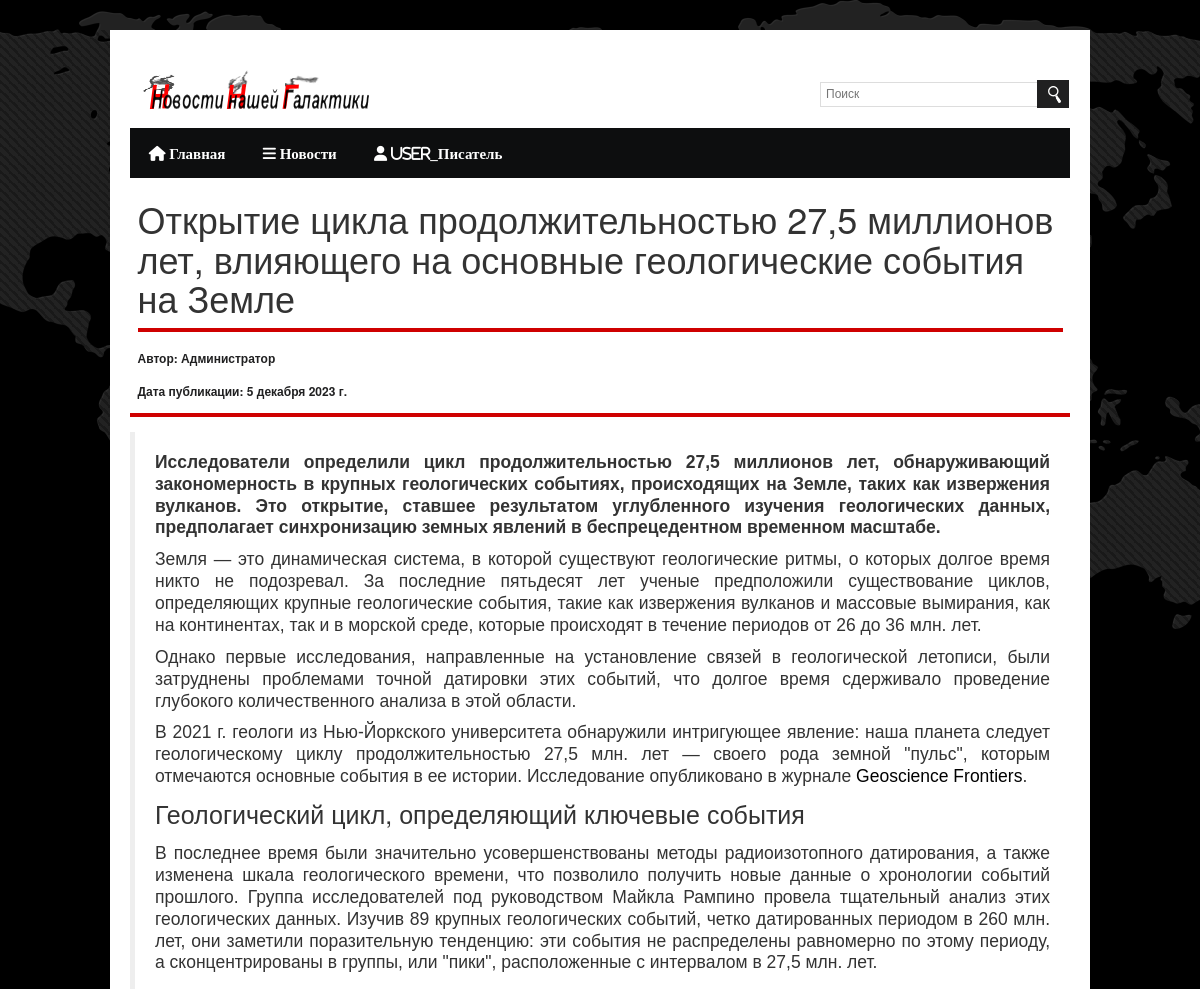
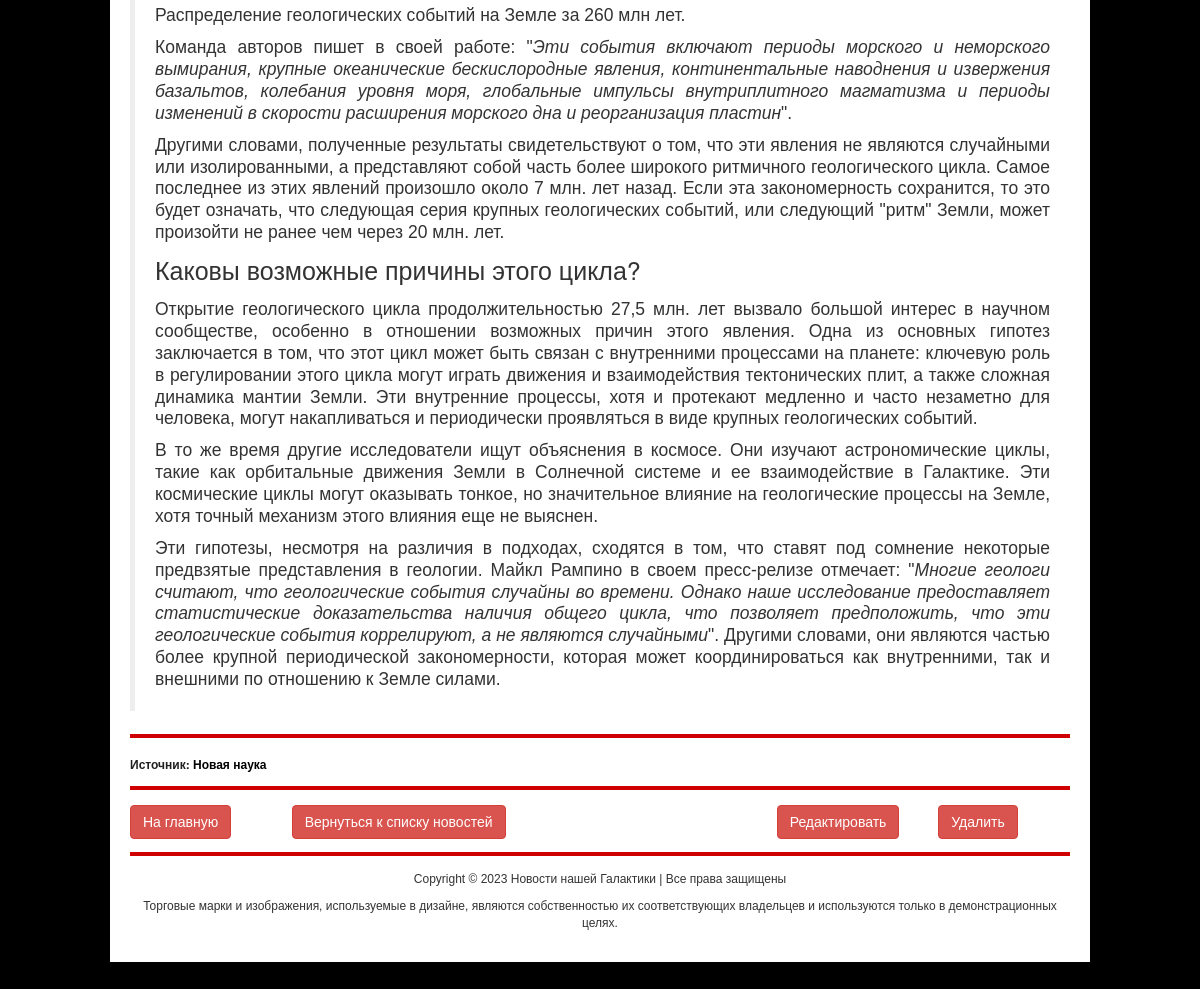
The page /news/2 (signed in) on the database its author committed (2 pictures, top to bottom).
### users/models.py (models this page shows, shortened)
class Account(models.Model):
    gender_choices = (('М', 'Мужской'),
                      ('Ж', 'Женский'),
                      ('N/A', 'Не определен'))
    user = models.OneToOneField(User, on_delete=models.CASCADE,
                                primary_key=True, verbose_name='Пользователь')
    nickname = models.CharField(max_length=100, verbose_name='Имя автора (псевдоним)')
    birthdate = models.DateField(null=True, verbose_name='День рождения')
    gender = models.CharField(choices=gender_choices, max_length=20, verbose_name='Пол')
    account_image = models.ImageField(default='default.jpg',
                                      upload_to='account_images', verbose_name='Фото аккаунта')
    class Meta:
        ordering = ['user','gender']
        verbose_name = 'Аккаунт'
        verbose_name_plural = 'Аккаунты'

### news/models.py (models this page shows, shortened)
class Article(models.Model):
    categories = (('АН', 'Астрономия'),
                  ('К', 'Космонавтика'),
                  ('АФ', 'Астрофизика'),
                  ('Г', 'Геология'))
    author = models.ForeignKey(User, on_delete=models.SET_NULL, null=True, verbose_name='Автор')
    title = models.CharField('Название новости', max_length=150, default='', null=False)
    anouncement = models.TextField('Аннотация', max_length=1250, null=False)
    source = models.URLField('Источник', null=True)
    sourcename = models.CharField('Название источника', max_length=150, null=False)
    text = models.TextField('Текст новости', null=False)
    date = models.DateTimeField('Дата публикации', auto_created=True)
    categories=models.CharField(choices=categories, max_length=20, verbose_name='Категории', null=False)
    tags = models.ManyToManyField(to=Tag, blank=True)
    status = models.BooleanField(default=False, verbose_name='Опубликовано')
    objects = models.Manager()
    published = PublishedToday()
    class Meta:
        ordering = ['title','date']
        verbose_name = 'Новость'
        verbose_name_plural = 'Новости'

### news/views.py (the view)
# urls.py: path('<int:pk>', views.ArticleDetailView.as_view(), name='news_detail'),
class ArticleDetailView(DetailView):
    model = Article
    template_name = 'news/news_detail.html'
    context_object_name = 'news'
    def get_context_data(self, **kwargs):
        context = super().get_context_data(**kwargs)
        current_object = self.object
        images = Image.objects.filter(article=current_object)
        context['images'] = images
        return context

### news/templates/news/news_detail.html (shortened to what this page needs)
<!DOCTYPE html PUBLIC "-//W3C//DTD XHTML 1.0 Transitional//EN"
        "http://www.w3.org/TR/xhtml1/DTD/xhtml1-transitional.dtd">
{% load static %}
{% load bootstrap5 %}
<html xmlns="http://www.w3.org/1999/xhtml">
<html lang="ru">
<head>
    {%bootstrap_css%}
    <link rel="stylesheet" type="text/css" href="{% static 'main/' %}assets/font/font-awesome.min.css"/>
    <link rel="stylesheet" type="text/css" href="{% static 'main/' %}assets/font/font.css"/>
    <link rel="stylesheet" type="text/css" href="{% static 'main/' %}assets/css/bootstrap.min.css" media="screen"/>
    <link rel="stylesheet" type="text/css" href="{% static 'main/' %}assets/css/style.css" media="screen"/>
    <link rel="stylesheet" type="text/css" href="{% static 'main/' %}assets/css/responsive.css" media="screen"/>
    <link rel="stylesheet" type="text/css" href="{% static 'main/' %}assets/css/jquery.bxslider.css" media="screen"/>
</head>
<body>
<div class="body_wrapper">
    <div class="center">
        {% block header %} {% include 'main/header.html' %} {% endblock %}
        <div class="container-fluid">
        <h1>{{ news.title }}</h1>
        <h6 class="title"></h6>
        <h3>Автор: {{ news.author.account.nickname }}</h3>
        <h3>Дата публикации: {{ news.date.date }}</h3><br>
        </div>
        <h6 class="title"></h6>
        <blockquote class="blockquote">
            <p align="justify">{{ news.text|safe }}</p>
        </blockquote>
        <br>
        <h6 class="title"></h6>
        <h3>Источник: <a href="{{ news.source }}">{{ news.sourcename }}</a></h3><br>
        <h6 class="title"></h6>
        <div class="row">
            <div class="col-lg-2">
                <a class="btn btn-danger" href="{% url 'home' %}">На главную</a>
            </div>
            <div class="col-lg-6">
                <a class="btn btn-danger" href="{% url 'news_index' %}">Вернуться к списку новостей</a>
            </div>
            {% if request.user.id %}
            {% if user.is_staff == True %}
            <div class="col-lg-2">
                <a class="btn btn-danger" href="http://127.0.0.1:8000/admin/news/article/{{ news.id }}/change/">Редактировать</a>
            </div>
            <div class="col-lg-2">
                <a class="btn btn-danger" href="{% url 'news_delete' news.pk %}">Удалить</a>
            </div>
            {% endif %}
            {% endif %}
        </div>
        <br>
        <h6 class="title"></h6>
        {% block footer %} {% include 'main/footer.html' %} {% endblock %}
    </div>
</div>
</body>
</html>

### main/templates/main/sidebar.html (shortened to what this page needs)
{% load static %}
<div class="main_menu_area">
    <ul id="nav">
        <li><a href="{% url 'home' %}"><i class="fa-solid fa-house"> Главная</i></a>
        </li>
        <li><a href="{% url 'news_index' %}"><i class="fa-solid fa-bars"> Новости</i></a>
        </li>
        {% if request.user.id %}
        <li><a href="{% url 'user_profile' %}"><i class="fa-solid fa-user"> {{ user }}_{{ request.user.account.nickname }}</i></a>
        </li>
        {% endif %}
    </ul>
</div>

### main/static/main/assets/css/style.css (style rules this page uses)
* { margin:0; padding:0 }
body { font-family:Arial; font-size:12px; line-height:13px; background:url("images/site_bg.png") top center no-repeat fixed #000 }
a { color:#000; text-decoration:none }
input[type=submit] h1, h2, h4, h5, h6 { font-weight:normal; margin:0 0 15px }
h3 { color:#202021; font-size:12px; font-weight:bold; margin-bottom:2px; line-height:13px }
h2 { font-size:25px; line-height:30px }
.center { width:980px; display:block; margin:0 auto; padding:20px; background:#fff; transition:all 1.3s ease 0s; -moz-transition:all 1.3s ease 0s; -webkit-transition:all 1.3s ease 0s; -o-transition:all 1.3s ease 0s; -ms-transition:all 1.3s ease 0s }
div { overflow:hidden }
#nav { display:block }
.body_wrapper { background:url("images/body_bg.png") repeat; margin-top:30px; margin-bottom:30px }
.main_menu_area { overflow:visible; background:#0D0E0F; min-height:50px }
.main_menu_area ul { margin:0; padding:0; list-style:none }
.main_menu_area ul li { float:left; position:relative }
.main_menu_area ul li a { color:#FFF; display:block; font-family:'bebasregular'; font-size:15px; padding:18px 18.7px }
.title { border-bottom:4px solid #CF0000; font-family:'bebasregular'; font-size:20px; word-spacing:2px }

### rows shown on the page
Article: title "Открытие цикла продолжительностью 27,5 миллионов лет, влияющего на основные геологические события на Земле", author.account.nickname "Администратор", date "5 декабря 2023 г.", text "Исследователи определили цикл продолжительностью 27,5 миллионов лет, обнаруживающий закономерность в крупных геологических событиях, происходящих на Земле, таких как извержения вулканов. Это открытие, ставшее результатом углубленного изучения геологических данных, предполагает синхронизацию земных явлений в беспрецедентном временном масштабе. Земля — это динамическая система, в которой существуют геологические ритмы, о которых долгое время никто не подозревал. За последние пятьдесят лет ученые предположили существование циклов, определяющих крупные геологические события, такие как извержения вулканов и массовые вымирания, как на континентах, так и в морской среде, которые происходят в…", sourcename "Новая наука"

### other values the page prints
{{ user }} "User"
{{ request.user.account.nickname }} "Писатель"
